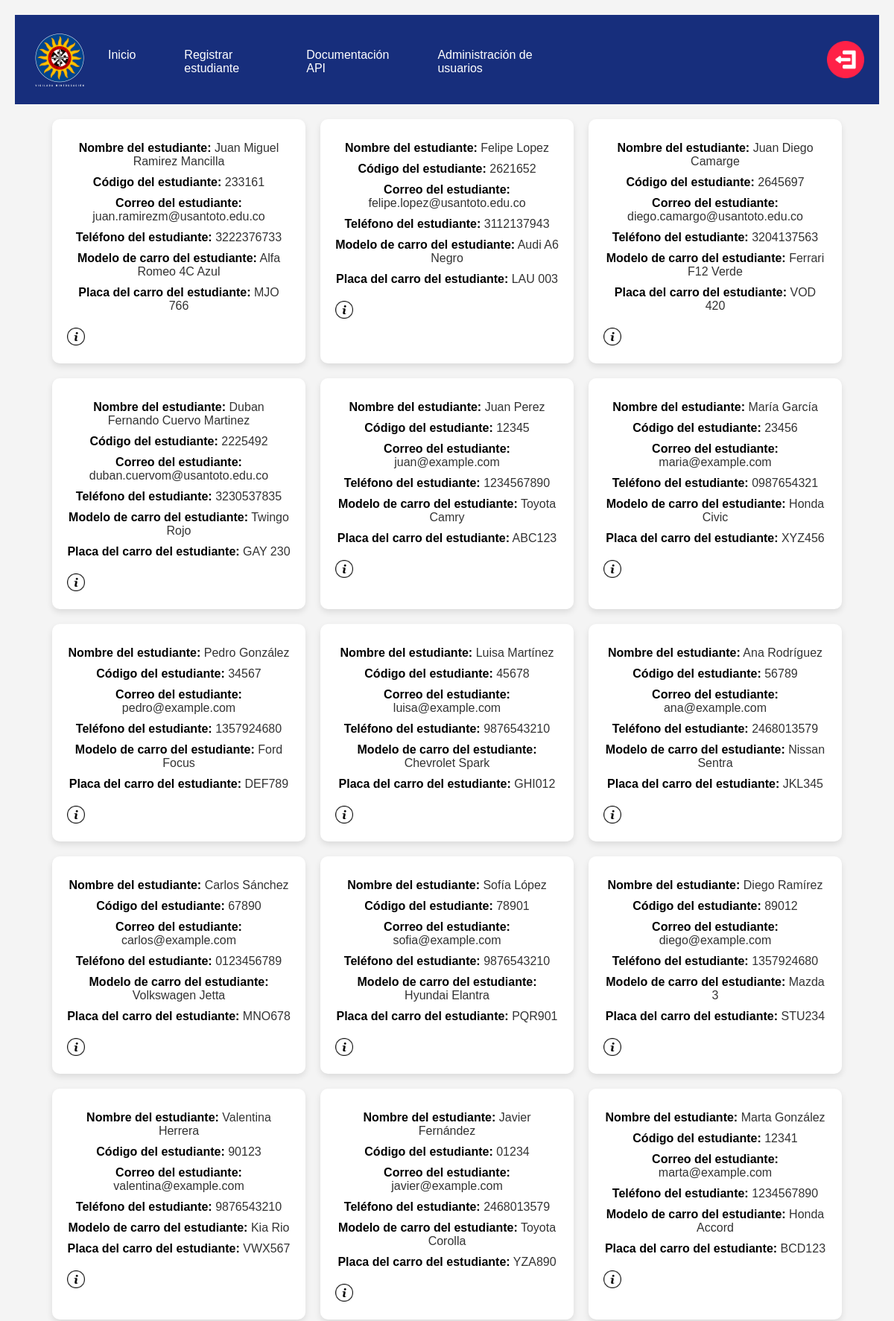
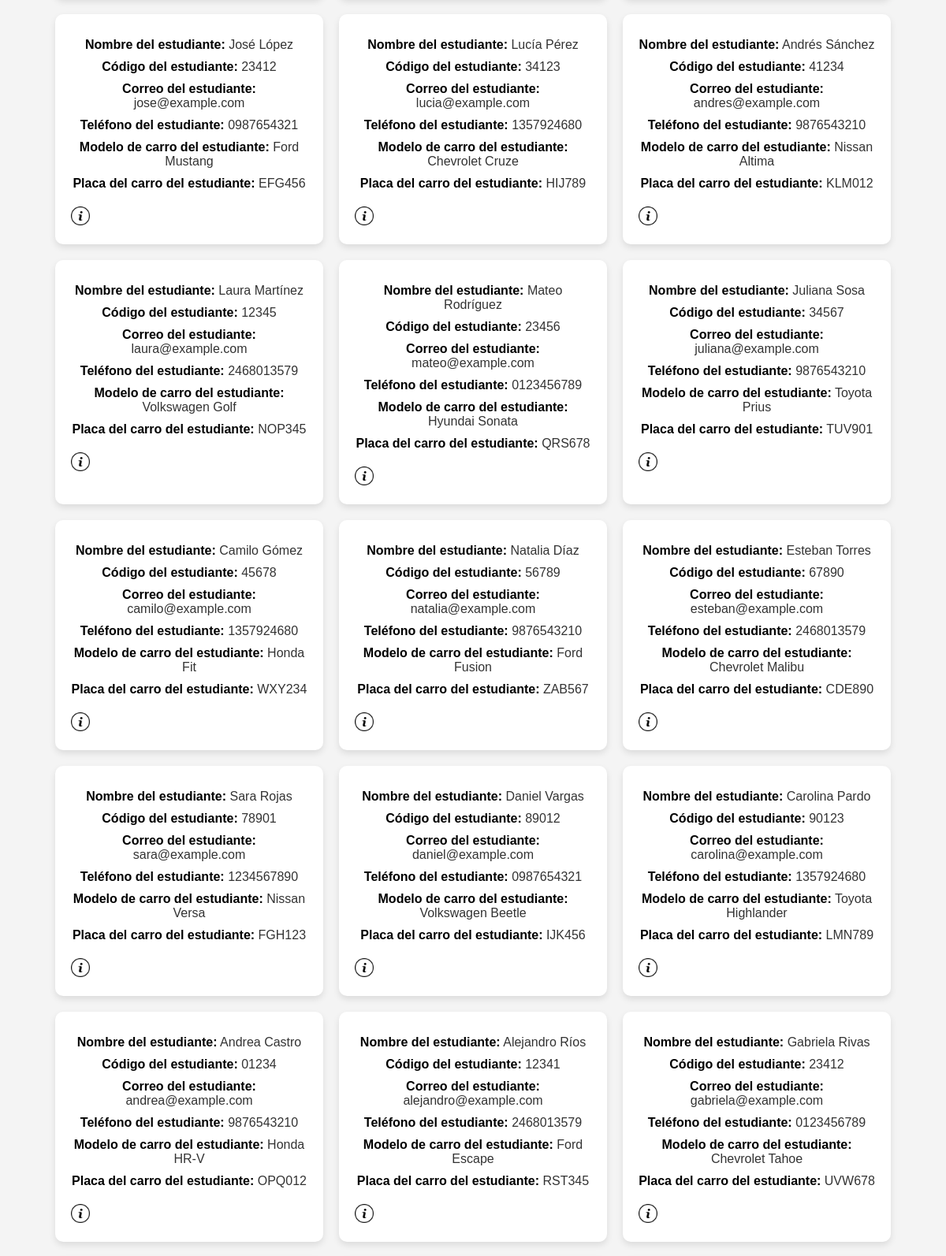
/students (upper part), run on the app's committed database (2 pictures, top to bottom).
### main.py (models this page shows, shortened)
class ParkingUsta(db.Model):
    id: Mapped[int] = mapped_column(Integer, primary_key=True)
    nombre_estudiante: Mapped[str] = mapped_column(String(250), unique=False, nullable=False)
    codigo_estudiante: Mapped[str] = mapped_column(String(250), unique=False, nullable=False)
    correo_estudiante: Mapped[str] = mapped_column(String(250), unique=False, nullable=False)
    telefono_estudiante: Mapped[str] = mapped_column(String(250), unique=False, nullable=False)
    modelo_carro: Mapped[str] = mapped_column(String(250), unique=False, nullable=False)
    placa_carro: Mapped[str] = mapped_column(String(250), unique=False, nullable=False)

### main.py (the view)
@app.route('/students')
def students():
    result = db.session.execute(db.select(ParkingUsta))
    student = result.scalars().all()
    return render_template("index.html", all_students=student)

### templates/index.html (shortened to what this page needs)
{% include "header.html" %}
    <div class="container">
        {% for student in all_students %}
    <div class="student-list">
      <div class="card">
      <div class="card-content">
          <p><strong> Nombre del estudiante:</strong> {{ student.nombre_estudiante }}</p>
          <p><strong> Código del estudiante:</strong> {{ student.codigo_estudiante }}</p>
          <p><strong> Correo del estudiante:</strong> {{ student.correo_estudiante }}</p>
          <p><strong> Teléfono del estudiante:</strong> {{ student.telefono_estudiante }}</p>
          <p><strong> Modelo de carro del estudiante:</strong> {{ student.modelo_carro }}</p>
          <p><strong> Placa del carro del estudiante:</strong> {{ student.placa_carro }}</p>
          <a href="{{ url_for('show_student', student_id=student.id) }}">
              <img src="static/img/info-icon.png" alt="info-icon" class="info-icon">
          </a>
        </div>
      </div>
        </div>
        {% endfor %}
    </div>
{% include "footer.html" %}

### static/css/styles.css (style rules this page uses)
body { font-family: Arial, sans-serif; margin: 0; padding: 0; background-color: #f2f2f2; }
.container { max-width: 800px; margin: 20px auto; padding: 0 20px; margin-bottom: 229px; }
.student-list { display: grid; grid-template-columns: repeat(auto-fit, minmax(250px, 1fr)); grid-gap: 20px; }
.info-icon { bottom: 5px; right: 25px; width: 20px; height: auto; border-radius: 5px; }
p { text-align: center; margin-top: 20px; }
body { font-family: Arial, sans-serif; background-color: #f4f4f4; display: flex; justify-content: center; align-items: center; flex-direction: column; margin: 0; padding: 20px; }
.container { display: flex; flex-wrap: wrap; justify-content: center; gap: 20px; max-width: 1200px; }
.card { background-color: #fff; border-radius: 10px; box-shadow: 0 4px 8px rgba(0, 0, 0, 0.1); width: 300px; padding: 20px; transition: transform 0.2s, box-shadow 0.2s; }
.card-content { text-align: left; }
.card-content p { margin: 10px 0; color: #333; }
.card-content p strong { color: #000; }
.info-icon { width: 24px; height: 24px; margin-top: 10px; display: inline-block; transition: transform 0.2s; }

### templates/index.html (style rules this page uses)
body { background-image: url('https://www.ossalopez.com/wp-content/uploads/2022/04/Edificio_Santo_Domingo_USTA_Tunja_486-retocada.jpg'); }

### data on the page
ParkingUsta: nombre_estudiante "Juan Miguel Ramirez Mancilla", codigo_estudiante "233161", correo_estudiante "juan.ramirezm@usantoto.edu.co", telefono_estudiante "3222376733", modelo_carro "Alfa Romeo 4C Azul", placa_carro "MJO 766"
ParkingUsta: nombre_estudiante "Felipe Lopez", codigo_estudiante "2621652", correo_estudiante "felipe.lopez@usantoto.edu.co", telefono_estudiante "3112137943", modelo_carro "Audi A6 Negro", placa_carro "LAU 003"
ParkingUsta: nombre_estudiante "Juan Diego Camarge", codigo_estudiante "2645697", correo_estudiante "diego.camargo@usantoto.edu.co", telefono_estudiante "3204137563", modelo_carro "Ferrari F12 Verde", placa_carro "VOD 420"
ParkingUsta: nombre_estudiante "Duban Fernando Cuervo Martinez", codigo_estudiante "2225492", correo_estudiante "duban.cuervom@usantoto.edu.co", telefono_estudiante "3230537835", modelo_carro "Twingo Rojo", placa_carro "GAY 230"
ParkingUsta: nombre_estudiante "Juan Perez", codigo_estudiante "12345", correo_estudiante "juan@example.com", telefono_estudiante "1234567890", modelo_carro "Toyota Camry", placa_carro "ABC123"
ParkingUsta: nombre_estudiante "María García", codigo_estudiante "23456", correo_estudiante "maria@example.com", telefono_estudiante "0987654321", modelo_carro "Honda Civic", placa_carro "XYZ456"
ParkingUsta: nombre_estudiante "Pedro González", codigo_estudiante "34567", correo_estudiante "pedro@example.com", telefono_estudiante "1357924680", modelo_carro "Ford Focus", placa_carro "DEF789"
ParkingUsta: nombre_estudiante "Luisa Martínez", codigo_estudiante "45678", correo_estudiante "luisa@example.com", telefono_estudiante "9876543210", modelo_carro "Chevrolet Spark", placa_carro "GHI012"
ParkingUsta: nombre_estudiante "Ana Rodríguez", codigo_estudiante "56789", correo_estudiante "ana@example.com", telefono_estudiante "2468013579", modelo_carro "Nissan Sentra", placa_carro "JKL345"
ParkingUsta: nombre_estudiante "Carlos Sánchez", codigo_estudiante "67890", correo_estudiante "carlos@example.com", telefono_estudiante "0123456789", modelo_carro "Volkswagen Jetta", placa_carro "MNO678"
ParkingUsta: nombre_estudiante "Sofía López", codigo_estudiante "78901", correo_estudiante "sofia@example.com", telefono_estudiante "9876543210", modelo_carro "Hyundai Elantra", placa_carro "PQR901"
ParkingUsta: nombre_estudiante "Diego Ramírez", codigo_estudiante "89012", correo_estudiante "diego@example.com", telefono_estudiante "1357924680", modelo_carro "Mazda 3", placa_carro "STU234"
ParkingUsta: nombre_estudiante "Valentina Herrera", codigo_estudiante "90123", correo_estudiante "valentina@example.com", telefono_estudiante "9876543210", modelo_carro "Kia Rio", placa_carro "VWX567"
ParkingUsta: nombre_estudiante "Javier Fernández", codigo_estudiante "01234", correo_estudiante "javier@example.com", telefono_estudiante "2468013579", modelo_carro "Toyota Corolla", placa_carro "YZA890"
ParkingUsta: nombre_estudiante "Marta González", codigo_estudiante "12341", correo_estudiante "marta@example.com", telefono_estudiante "1234567890", modelo_carro "Honda Accord", placa_carro "BCD123"
ParkingUsta: nombre_estudiante "José López", codigo_estudiante "23412", correo_estudiante "jose@example.com", telefono_estudiante "0987654321", modelo_carro "Ford Mustang", placa_carro "EFG456"
ParkingUsta: nombre_estudiante "Lucía Pérez", codigo_estudiante "34123", correo_estudiante "lucia@example.com", telefono_estudiante "1357924680", modelo_carro "Chevrolet Cruze", placa_carro "HIJ789"
ParkingUsta: nombre_estudiante "Andrés Sánchez", codigo_estudiante "41234", correo_estudiante "andres@example.com", telefono_estudiante "9876543210", modelo_carro "Nissan Altima", placa_carro "KLM012"
ParkingUsta: nombre_estudiante "Laura Martínez", codigo_estudiante "12345", correo_estudiante "laura@example.com", telefono_estudiante "2468013579", modelo_carro "Volkswagen Golf", placa_carro "NOP345"
ParkingUsta: nombre_estudiante "Mateo Rodríguez", codigo_estudiante "23456", correo_estudiante "mateo@example.com", telefono_estudiante "0123456789", modelo_carro "Hyundai Sonata", placa_carro "QRS678"
ParkingUsta: nombre_estudiante "Juliana Sosa", codigo_estudiante "34567", correo_estudiante "juliana@example.com", telefono_estudiante "9876543210", modelo_carro "Toyota Prius", placa_carro "TUV901"
ParkingUsta: nombre_estudiante "Camilo Gómez", codigo_estudiante "45678", correo_estudiante "camilo@example.com", telefono_estudiante "1357924680", modelo_carro "Honda Fit", placa_carro "WXY234"
ParkingUsta: nombre_estudiante "Natalia Díaz", codigo_estudiante "56789", correo_estudiante "natalia@example.com", telefono_estudiante "9876543210", modelo_carro "Ford Fusion", placa_carro "ZAB567"
ParkingUsta: nombre_estudiante "Esteban Torres", codigo_estudiante "67890", correo_estudiante "esteban@example.com", telefono_estudiante "2468013579", modelo_carro "Chevrolet Malibu", placa_carro "CDE890"
ParkingUsta: nombre_estudiante "Sara Rojas", codigo_estudiante "78901", correo_estudiante "sara@example.com", telefono_estudiante "1234567890", modelo_carro "Nissan Versa", placa_carro "FGH123"
ParkingUsta: nombre_estudiante "Daniel Vargas", codigo_estudiante "89012", correo_estudiante "daniel@example.com", telefono_estudiante "0987654321", modelo_carro "Volkswagen Beetle", placa_carro "IJK456"
ParkingUsta: nombre_estudiante "Carolina Pardo", codigo_estudiante "90123", correo_estudiante "carolina@example.com", telefono_estudiante "1357924680", modelo_carro "Toyota Highlander", placa_carro "LMN789"
ParkingUsta: nombre_estudiante "Andrea Castro", codigo_estudiante "01234", correo_estudiante "andrea@example.com", telefono_estudiante "9876543210", modelo_carro "Honda HR-V", placa_carro "OPQ012"
ParkingUsta: nombre_estudiante "Alejandro Ríos", codigo_estudiante "12341", correo_estudiante "alejandro@example.com", telefono_estudiante "2468013579", modelo_carro "Ford Escape", placa_carro "RST345"
ParkingUsta: nombre_estudiante "Gabriela Rivas", codigo_estudiante "23412", correo_estudiante "gabriela@example.com", telefono_estudiante "0123456789", modelo_carro "Chevrolet Tahoe", placa_carro "UVW678"
